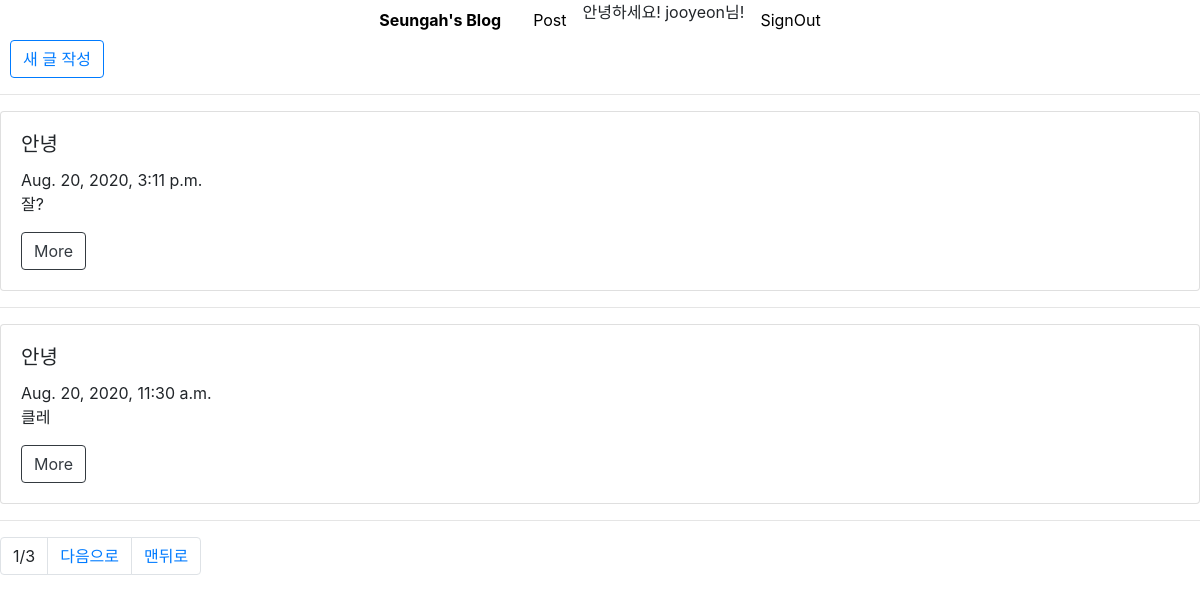
/post/list/ (signed in), run on the app's committed database.
### post/models.py (models this page shows, shortened)
class Blog(models.Model):
    title = models.CharField(max_length=200)
    pub_date = models.DateTimeField('date published')
    body = models.TextField()
    def summary(self):
        return self.body[:2]

### post/views.py (the view)
# urls.py: path('list/', views.read_blog_list, name = 'read_blog_list'),
def read_blog_list(request):
    blogs = Blog.objects.all()  # 쿼리셋 = 전달받은 모델의 객체 목록 # 쿼리셋을 템플릿으로 보내기
    paginator = Paginator(blogs,2)
    page = request.GET.get('page')
    posts = paginator.get_page(page)
    return render(request, 'post/blog_list.html', {'posts': posts})

### post/templates/post/blog_list.html (shortened to what this page needs)
{% extends 'base.html' %}
{% block contents %}
    <button type="button" class="btn btn-outline-primary" style="margin-left: 10px">
        <a href="{% url 'blog_new' %}">새 글 작성
        </a>
    </button>
    <hr>
    {% for post in posts %}
        <div class="card" style="width: 100%;">
            <div class="card-body">
                <h5 class="card-title">{{ post.title }}</h5>
                {{ post.pub_date }}
                <p class="card-text">{{ post.summary }}</p>
                <a href="{% url 'read_blog_detail' post.id %}" class="btn btn-outline-dark">More</a>
            </div>
        </div>
        <hr>
    {% endfor %}
<nav aria-label="Page navigation example">
  <ul class="pagination">
       <li class="page-item"><a class="page-link">{{posts.number}}/{{posts.paginator.num_pages}}</a></li>
      {% if posts.has_next %}
    <li class="page-item"><a class="page-link" href="?page={{posts.next_page_number}}">다음으로</a></li>
      <li class="page-item"><a class="page-link" href="?page={{ posts.paginator.num_pages }}">맨뒤로</a></li>
  {% endif %}
  </ul>
</nav>
{% endblock %}

### templates/base.html (shortened to what this page needs)
<!doctype html>
<html lang="en">
<head>
    <link rel="stylesheet" href="https://stackpath.bootstrapcdn.com/bootstrap/4.5.0/css/bootstrap.min.css">
</head>
<body>
<ul class="nav justify-content-center" style="background-color: white" >
    <li class="nav-item">
        <a class="nav-link" href="{% url 'main'  %}" style="color: black"><B>Seungah's Blog</B></a>
    </li>
    <li class="nav-item">
        <a class="nav-link" href="{% url 'read_blog_list'  %}" style="color: black">Post</a>
    </li>
    {% if user.is_authenticated %}
    안녕하세요! {{ user }}님!
         <a class="nav-link" href="{% url 'signout' %}" style="color: black">SignOut</a>
    {% endif %}
</ul>
{% block contents %}
{% endblock %}
</body>
</html>

### data on the page
Blog: title "안녕", pub_date "Aug. 20, 2020, 3:11 p.m.", summary "잘?"
Blog: title "안녕", pub_date "Aug. 20, 2020, 11:30 a.m.", summary "클레"

### other printed values
{{ user }} "jooyeon"
{{ posts.number }} "1"
{{ posts.paginator.num_pages }} "3"
